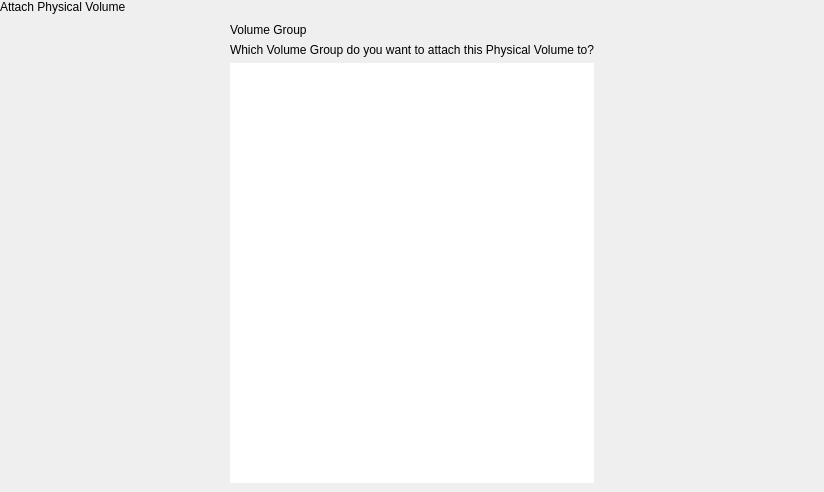
<?xml version="1.0" encoding="UTF-8"?>
<ui version="4.0">
 <class>AttachPvPopover</class>
 <widget class="QWidget" name="AttachPvPopover">
  <property name="geometry">
   <rect>
    <x>0</x>
    <y>0</y>
    <width>824</width>
    <height>492</height>
   </rect>
  </property>
  <property name="windowTitle">
   <string notr="true">Form</string>
  </property>
  <layout class="QVBoxLayout" name="verticalLayout">
   <property name="spacing">
    <number>0</number>
   </property>
   <property name="leftMargin">
    <number>0</number>
   </property>
   <property name="topMargin">
    <number>0</number>
   </property>
   <property name="rightMargin">
    <number>0</number>
   </property>
   <property name="bottomMargin">
    <number>0</number>
   </property>
   <item>
    <widget class="tStackedWidget" name="stackedWidget">
     <property name="currentIndex">
      <number>0</number>
     </property>
     <widget class="QWidget" name="selectVgPage">
      <layout class="QVBoxLayout" name="verticalLayout_2">
       <property name="spacing">
        <number>0</number>
       </property>
       <property name="leftMargin">
        <number>0</number>
       </property>
       <property name="topMargin">
        <number>0</number>
       </property>
       <property name="rightMargin">
        <number>0</number>
       </property>
       <property name="bottomMargin">
        <number>0</number>
       </property>
       <item>
        <widget class="tTitleLabel" name="titleLabel">
         <property name="text">
          <string>Attach Physical Volume</string>
         </property>
        </widget>
       </item>
       <item alignment="Qt::AlignHCenter">
        <widget class="QWidget" name="optionsWidget" native="true">
         <layout class="QVBoxLayout" name="verticalLayout_3">
          <item>
           <widget class="tSubtitleLabel" name="subtitleLabel">
            <property name="text">
             <string>Volume Group</string>
            </property>
           </widget>
          </item>
          <item>
           <widget class="QLabel" name="label_2">
            <property name="text">
             <string>Which Volume Group do you want to attach this Physical Volume to?</string>
            </property>
           </widget>
          </item>
          <item>
           <widget class="QListView" name="vgList">
            <property name="frameShape">
             <enum>QFrame::NoFrame</enum>
            </property>
           </widget>
          </item>
         </layout>
        </widget>
       </item>
      </layout>
     </widget>
     <widget class="QWidget" name="addVgPage">
      <layout class="QVBoxLayout" name="verticalLayout_4">
       <property name="spacing">
        <number>0</number>
       </property>
       <property name="leftMargin">
        <number>0</number>
       </property>
       <property name="topMargin">
        <number>0</number>
       </property>
       <property name="rightMargin">
        <number>0</number>
       </property>
       <property name="bottomMargin">
        <number>0</number>
       </property>
       <item>
        <widget class="tTitleLabel" name="titleLabel_2">
         <property name="text">
          <string>Attach Physical Volume</string>
         </property>
        </widget>
       </item>
       <item alignment="Qt::AlignHCenter">
        <widget class="QWidget" name="newVgOptionsWidget" native="true">
         <layout class="QGridLayout" name="gridLayout">
          <item row="0" column="0" colspan="2">
           <widget class="tSubtitleLabel" name="label">
            <property name="text">
             <string>New Volume Group</string>
            </property>
           </widget>
          </item>
          <item row="1" column="0">
           <widget class="QLabel" name="label_3">
            <property name="text">
             <string>Volume Group Name</string>
            </property>
           </widget>
          </item>
          <item row="2" column="0" colspan="2">
           <widget class="QPushButton" name="attachToNewVgButton">
            <property name="text">
             <string>Attach Physical Volume to New Volume Group</string>
            </property>
            <property name="icon">
             <iconset theme="list-add"/>
            </property>
           </widget>
          </item>
          <item row="1" column="1">
           <widget class="QLineEdit" name="newVgName"/>
          </item>
         </layout>
        </widget>
       </item>
       <item>
        <spacer name="verticalSpacer">
         <property name="orientation">
          <enum>Qt::Vertical</enum>
         </property>
         <property name="sizeHint" stdset="0">
          <size>
           <width>20</width>
           <height>40</height>
          </size>
         </property>
        </spacer>
       </item>
      </layout>
     </widget>
    </widget>
   </item>
  </layout>
 </widget>
 <customwidgets>
  <customwidget>
   <class>tTitleLabel</class>
   <extends>QLabel</extends>
   <header location="global">ttitlelabel.h</header>
   <slots>
    <signal>backButtonClicked()</signal>
   </slots>
  </customwidget>
  <customwidget>
   <class>tSubtitleLabel</class>
   <extends>QLabel</extends>
   <header location="global">tsubtitlelabel.h</header>
  </customwidget>
  <customwidget>
   <class>tStackedWidget</class>
   <extends>QStackedWidget</extends>
   <header location="global">tstackedwidget.h</header>
   <container>1</container>
   <slots>
    <signal>switchingFrame(int)</signal>
   </slots>
  </customwidget>
 </customwidgets>
 <resources/>
 <connections/>
</ui>
